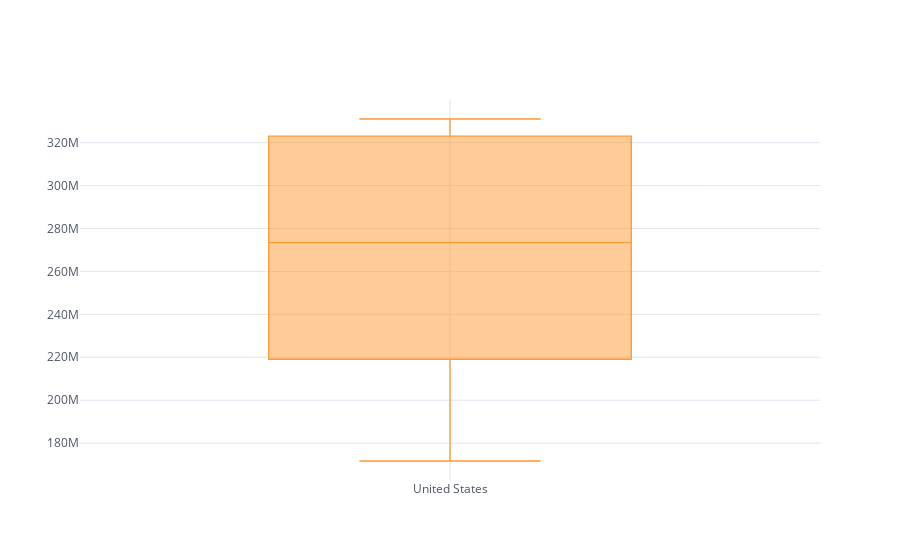

The notebook cell saved with this chart:
### Markdown cell above
# 4. Boxplot

### Code cell
df_population['United States'].iplot(kind='box')

### Figure 1 — Plotly figure (JSON) as saved in the notebook; plotly's stock layout.template omitted (floating-point values rounded to 4 significant figures)
{"data": [{"boxpoints": false, "line": {"width": 1.3}, "marker": {"color": "rgba(255, 153, 51, 1.0)"}, "name": "United States", "orientation": "v", "type": "box", "y": [171685336, 186720571, 199733676, 209513341, 219081251, 229476354, 240499825, 252120309, 265163745, 281710909, 294993511, 309011475, 320878310, 323015995, 325084756, 327096265, 329064917, 331002651]}], "layout": {"legend": {"bgcolor": "#FFFFFF", "font": {"color": "#4D5663"}}, "paper_bgcolor": "#FFFFFF", "plot_bgcolor": "#FFFFFF", "title": {"font": {"color": "#4D5663"}}, "xaxis": {"gridcolor": "#E1E5ED", "showgrid": true, "tickfont": {"color": "#4D5663"}, "title": {"font": {"color": "#4D5663"}, "text": ""}, "zerolinecolor": "#E1E5ED"}, "yaxis": {"gridcolor": "#E1E5ED", "showgrid": true, "tickfont": {"color": "#4D5663"}, "title": {"font": {"color": "#4D5663"}, "text": ""}, "zerolinecolor": "#E1E5ED"}}}
